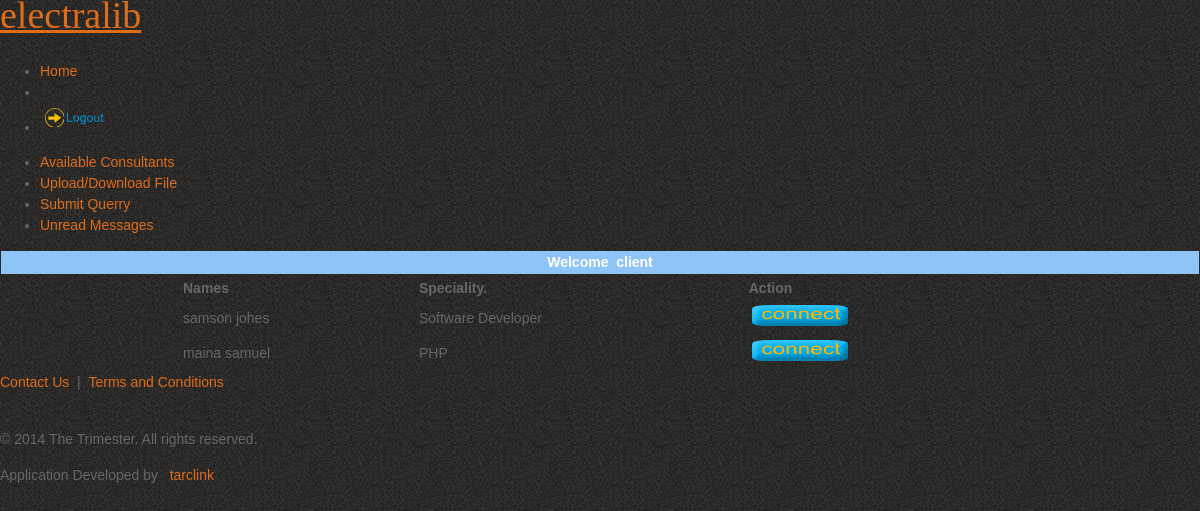
Screenshot of /consultants.php (signed in) with the database file from the repository.
### tables this page shows
CREATE TABLE IF NOT EXISTS `users` (
  `userid` int(11) NOT NULL,
  `category` tinyint(2) NOT NULL,
  `username` varchar(20) NOT NULL,
  `password` text NOT NULL,
  `firstname` varchar(40) NOT NULL,
  `lastname` varchar(40) NOT NULL,
  `status` varchar(20) NOT NULL,
  `speciality` varchar(56) NOT NULL,
  `email` varchar(50) DEFAULT NULL,
  `cname` varchar(50) DEFAULT NULL,
  `cspeciality` varchar(50) DEFAULT NULL,
  `odetails` varchar(100) DEFAULT NULL
);

### consultants.php (the view, shortened to what this page needs)
<!DOCTYPE html>
<html dir="ltr" lang="en-US"><head>
    <link rel="stylesheet" href="style.css" media="screen">
    <link rel="stylesheet" href="style.responsive.css" media="all">
</head>
<body>
<div id="main">
<?php include('incls/header.php') ?>
<nav class="nav clearfix">
    <ul class="hmenu"><li><a href="#" >Home</a></li><li><li><a href="log_out.php"><img src=images/quit_1.png></a></l></ul>
    </nav>
<div class="sheet clearfix">
            <div class="layout-wrapper clearfix">
                <div class="content-layout">
                    <div class="content-layout-row">
                    <div class="layout-cell sidebar1 clearfix">
					<div class="vmenublock clearfix">
                      <div class="vmenublockcontent">
                       <ul class="vmenu"><li><a href="#" class="active">Available Consultants </a></li>
                       <li><a href="upload.php">Upload/Download File</a></li>
                       <li><a href="#">Submit Querry </a></li><li><a href="client_received.php">Unread Messages</a></li></ul>
                      </div>
                    </div>
				   </div>
                <div align="center">
              <table width="100%" border="0" cellpadding="1" cellspacing="1">
                  <tr>
                        <td width="358" height="20" valign="middle" bgcolor="#8FC4F7">
                         <div align="center"><b><font color="#FFFFFF">Welcome &nbsp<?php echo $_SESSION['username'];?> </font></b></div>
                        </td>
                  </tr>
               </table>
             <?php
	 	 include("incls/connector.php");
	 $query="SELECT * FROM users WHERE category ='2' and status='active' and speciality<>'N/A'";
		  $resource=mysql_query($query,$conn);
		  echo "
		<table align=\"center\" border=\"0\" width=\"70%\">
		<tr>
		<td><b>Names</b></td> <td><b>Speciality.</b></td></td><td><b>Action</b></td></tr> ";
while($result=mysql_fetch_array($resource))
	{
	echo "<tr><td>".$result[4]."&nbsp".$result[5]."</td><td>".$result[7]."</td><td>
	<a href=\"messenger.php?userid=".$result[0]."\"><img border=\"0\" src=\"images/connect.png\"/></a>
	</td></tr>";
	} echo "</table>";
	 ?>
         </div>
                    </div>
                </div>
            </div>
    </div>
	<?php include("incls/footer.php") ?>
</div>
</body></html>

### style.css (style rules this page uses)
body { margin: 0px; padding: 0px; color: #666; font-family: Tahoma, Geneva, sans-serif; font-size: 14px; line-height: 1.5em; background-color: #e2d8bd; background-image: url(images/tooplate_body.jpg); background-repeat: repeat; }
a, a:link, a:visited { color: #de6d19; text-decoration: none; }
img { border: none; }

### rows the page displays
users: firstname "samson", lastname "johes", speciality "Software Developer"
users: firstname "maina", lastname "samuel", speciality "PHP"

### other values shown
$_SESSION['username'] "client"
